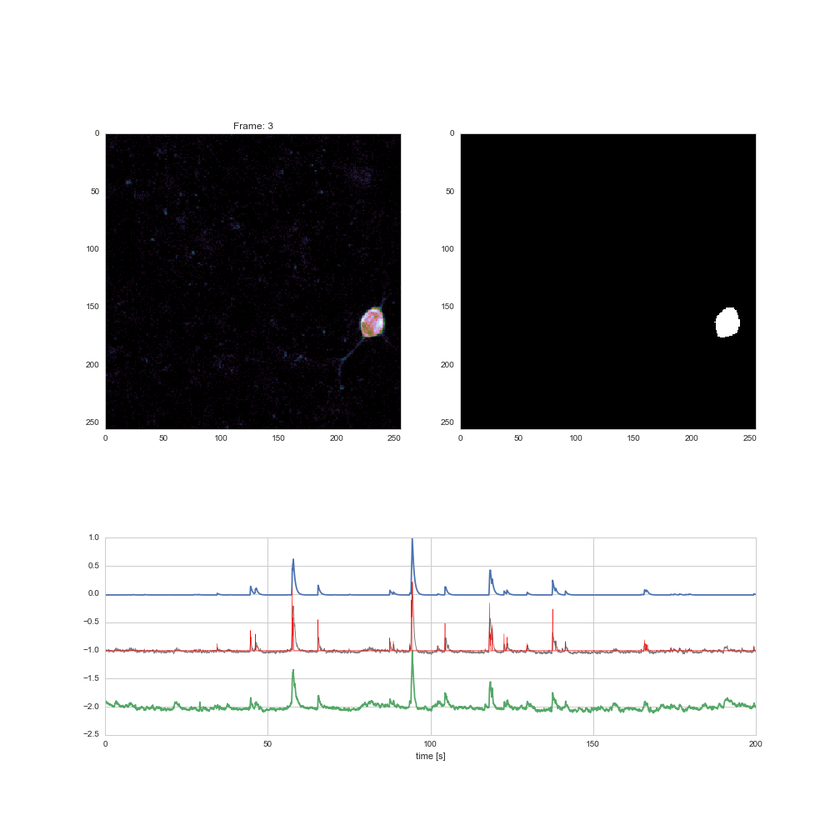
#> input picture neuralyzer/cia/component_3.png, 840 x 840 px, shrunk from 1008 x 1008 before the run
$ python -i component_properties.py   (imports and definitions only)
#> lines starting #> are read from the running program, lines starting #| are printed output that depends on the picture; after the words box and inside, x2 and y2 are one past the last pixel; in counts of white or black regions, pixels touching at a corner belong together
'''
'''

import numpy as np

from matplotlib import pyplot as plt
import seaborn as sns
# [1 line not run here, left out]

from scipy import ndimage
import skimage
from skimage import morphology, filters, util, measure


def component_isolation_pipeline(img, return_pipeline=False):

    ppl = []
    img = util.img_as_ubyte(img.copy())

    # 0.
    ppl.append(img)
    # 1. gaussian
    ppl.append(ndimage.gaussian_filter(img, 1))
    # 2. otsu
    ppl.append(img > filters.threshold_otsu(img))
    # 3. erosion
    ppl.append(morphology.erosion(img, morphology.disk(1)))
    # 4. gaussian -> otsu
    ppl.append(ppl[1] > filters.threshold_otsu(ppl[1]))
    # 5. erosion -> otsu
    ppl.append(ppl[3] > filters.threshold_otsu(ppl[3]))
    # 6. otsu -> erosion
    ppl.append(morphology.erosion(ppl[2], morphology.disk(1)))
    # 7. gaussian -> erosion
    ppl.append(morphology.erosion(ppl[1], morphology.disk(1)))
    # 8. gaussian -> otsu -> erosion
    ppl.append(morphology.erosion(ppl[4], morphology.disk(1)))
    # 9. gaussian -> erosion -> otsu
    ppl.append(ppl[7] > filters.threshold_otsu(ppl[7]))
    # 10. gaussian -> otsu -> closing
    ppl.append(morphology.closing(ppl[4], morphology.disk(1)))
    # 11. gaussian -> otsu -> erosion -> closing
    ppl.append(morphology.closing(ppl[8], morphology.disk(1)))
    # 12. gaussian -> otsu -> erosion -> fill_holes
    ppl.append(ndimage.morphology.binary_fill_holes(ppl[8]))
    # 13. erosion -> otsu -> fill_holes
    ppl.append(ndimage.morphology.binary_fill_holes(ppl[5]))
    # 14. erosion -> otsu -> neg background
    tmpimg = ppl[5].copy()
    labels = measure.label(tmpimg, connectivity=2)
    labelCount = np.bincount(labels.ravel())
    background = np.argmax(labelCount)
    tmpimg[labels != background] = 255
    ppl.append(tmpimg)
    # 15. gaussian -> otsu -> closing -> neg background
    tmpimg = ppl[10].copy()
    labels = measure.label(tmpimg, connectivity=1)
    labelCount = np.bincount(labels.ravel())
    background = np.argmax(labelCount)
    tmpimg[labels != background] = 255
    ppl.append(tmpimg)

    if return_pipeline: return ppl
    else: return ppl[-1]


# [61 lines left out: functions plot_pipeline, isolate_component, measure, not called in this run]

>>> import cv2
>>> picture = cv2.imread('component_3.png', cv2.IMREAD_GRAYSCALE)
#> picture: shape (840, 840); min 0, max 255, mean 190.7
>>> result = component_isolation_pipeline(picture)
#> in component_isolation_pipeline, `tmpimg = ppl[5].copy()`:
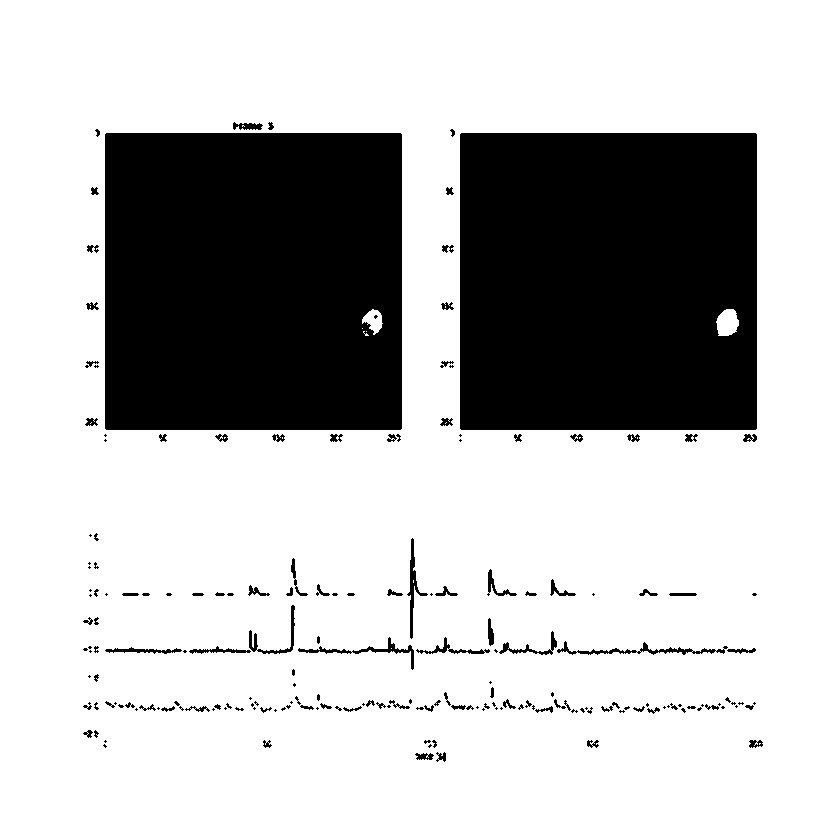
#> tmpimg: shape (840, 840) bool; 74% white; 190 black regions (91 under 20 px), largest, box (x1, y1, x2, y2) and area: (105, 133, 402, 430) 87874, (460, 133, 757, 430) 87722, (557, 641, 728, 655) 582
#> (the run stopped early here; a loop or call above may not have finished)
